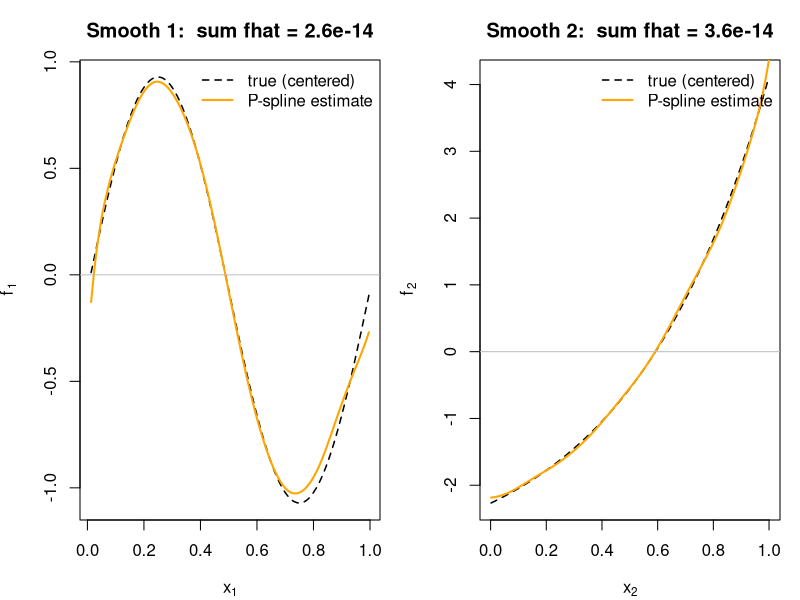

Source code (R):
# ======================================================================
# P-spline additive model with identifiability (sum-to-zero) constraints
#
# Model:      y_i = beta_0 + f_1(x_i1) + ... + f_d(x_id) + eps_i
#             f_j(x) = B_j(x) %*% beta_j          (B-spline basis)
#
# Penalty:    lambda_j * || D_2 beta_j ||^2       (Eilers & Marx)
#
# Constraint: 1' B_j beta_j = 0  <=>  sum_i fhat_j(x_ij) = 0
#             absorbed into the penalty as the rank-1 term
#
#                 kappa * B_j' 1 1' B_j           (p x p, as in the notes)
#
# Solve:      ( B'B + blockdiag(lambda_j D'D + kappa B_j'11'B_j) ) beta = B'y
# ======================================================================

library(splines)

## ---------------------------------------------------------------------
## Building blocks
## ---------------------------------------------------------------------

# B-spline design matrix on the range of x (equally spaced inner knots)
bspline_basis <- function(x, n_basis = 20, degree = 3) {
  xl <- min(x); xr <- max(x)
  n_inner <- n_basis - degree - 1
  inner <- seq(xl, xr, length.out = n_inner + 2)[-c(1, n_inner + 2)]
  knots <- c(rep(xl, degree + 1), inner, rep(xr, degree + 1))
  splineDesign(knots, x, ord = degree + 1, outer.ok = TRUE)
}

# D'D for q-th order difference matrix D
diff_penalty <- function(p, order = 2) {
  D <- diff(diag(p), differences = order)
  crossprod(D)                      # t(D) %*% D
}

## ---------------------------------------------------------------------
## Fit: penalized LS with centering constraints in the penalty
## ---------------------------------------------------------------------
fit_pspline_additive <- function(y, X, n_basis = 20, degree = 3,
                                 diff_order = 2, lambdas = NULL,
                                 kappa = 1e8) {
  n <- length(y); d <- ncol(X)
  if (is.null(lambdas)) lambdas <- rep(10, d)
  ones <- rep(1, n)

  # Per-covariate bases and full design [1 | B_1 | ... | B_d]
  bases <- lapply(seq_len(d), function(j) bspline_basis(X[, j], n_basis, degree))
  Bfull <- cbind(ones, do.call(cbind, bases))

  # Block-diagonal penalty: 0 for intercept, then per smooth
  #   lambda_j * D'D  +  kappa * (B_j' 1)(1' B_j)   <- the trick on the paper
  ptot <- 1 + d * n_basis
  P <- matrix(0, ptot, ptot)
  DtD <- diff_penalty(n_basis, diff_order)
  for (j in seq_len(d)) {
    idx <- (1 + (j - 1) * n_basis + 1):(1 + j * n_basis)
    Bt1 <- crossprod(bases[[j]], ones)            # p x 1
    P[idx, idx] <- lambdas[j] * DtD + kappa * tcrossprod(Bt1)   # p x p
  }

  # Normal equations: (B'B + P) beta = B'y
  beta <- solve(crossprod(Bfull) + P, crossprod(Bfull, y))

  beta0  <- beta[1]
  blocks <- lapply(seq_len(d), function(j)
    beta[(1 + (j - 1) * n_basis + 1):(1 + j * n_basis)])
  fhat <- lapply(seq_len(d), function(j) drop(bases[[j]] %*% blocks[[j]]))
  mu <- beta0 + Reduce(`+`, fhat)

  list(beta0 = beta0, blocks = blocks, bases = bases,
       fhat = fhat, mu = mu, n_basis = n_basis, degree = degree)
}

## ---------------------------------------------------------------------
## Demo: two smooths
## ---------------------------------------------------------------------
set.seed(1)
n  <- 400
x1 <- runif(n); x2 <- runif(n)

f1_true <- sin(2 * pi * x1)                    # ~centered already
f2_true <- exp(2 * x2) - (exp(2) - 1) / 2      # deliberately not centered
beta0_true <- 3
y <- beta0_true + f1_true + f2_true + rnorm(n, 0, 0.3)

fit <- fit_pspline_additive(y, cbind(x1, x2), lambdas = c(5, 5))

## --- check the identifiability constraints  1' B_j beta_j = 0 ---
for (j in 1:2)
  cat(sprintf("sum_i fhat_%d(x_i) = % .3e   (should be ~0)\n",
              j, sum(fit$fhat[[j]])))
cat(sprintf("intercept beta0_hat = %.3f\n", fit$beta0))
cat(sprintf("mean(y)             = %.3f   (beta0 absorbs the mean)\n", mean(y)))
cat(sprintf("RMSE of fit         = %.3f\n", sqrt(mean((y - fit$mu)^2))))

## --- plot: estimated vs true (centered) component functions ---
op <- par(mfrow = c(1, 2), mar = c(4, 4, 3, 1))
truths <- list(f1_true - mean(f1_true), f2_true - mean(f2_true))
xs     <- list(x1, x2)
for (j in 1:2) {
  o <- order(xs[[j]])
  plot(xs[[j]][o], truths[[j]][o], type = "l", lty = 2, lwd = 1.5,
       xlab = bquote(x[.(j)]), ylab = bquote(hat(f)[.(j)]),
       main = sprintf("Smooth %d:  sum fhat = %.1e", j, sum(fit$fhat[[j]])))
  lines(xs[[j]][o], fit$fhat[[j]][o], col = "orange", lwd = 2)
  abline(h = 0, col = "grey")
  legend("topright", c("true (centered)", "P-spline estimate"),
         lty = c(2, 1), lwd = c(1.5, 2), col = c("black", "orange"), bty = "n")
}
par(op)
